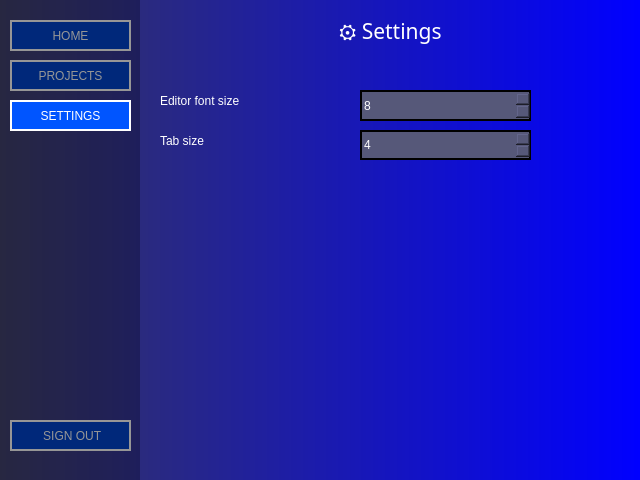
<?xml version="1.0" encoding="UTF-8"?>
<ui version="4.0">
 <class>MainWindow</class>
 <widget class="QMainWindow" name="MainWindow">
  <property name="geometry">
   <rect>
    <x>0</x>
    <y>0</y>
    <width>640</width>
    <height>480</height>
   </rect>
  </property>
  <property name="windowTitle">
   <string>Settings</string>
  </property>
  <property name="styleSheet">
   <string notr="true">background-color: qlineargradient(spread:pad, x1:0, y1:0, x2:1, y2:0, stop:0 rgba(54, 54, 90, 255), stop:1 rgba(0, 0, 255, 255));</string>
  </property>
  <widget class="QWidget" name="centralwidget">
   <widget class="QWidget" name="widget" native="true">
    <property name="geometry">
     <rect>
      <x>0</x>
      <y>0</y>
      <width>140</width>
      <height>480</height>
     </rect>
    </property>
    <property name="styleSheet">
     <string notr="true">background-color: rgba(0, 0, 0, 70);</string>
    </property>
    <widget class="QPushButton" name="homeButton">
     <property name="geometry">
      <rect>
       <x>10</x>
       <y>20</y>
       <width>121</width>
       <height>31</height>
      </rect>
     </property>
     <property name="cursor">
      <cursorShape>PointingHandCursor</cursorShape>
     </property>
     <property name="styleSheet">
      <string notr="true">QPushButton {
	background-color: rgb(0, 40, 122);
	color: rgb(150, 150, 150);
	font: 10pt &quot;JetBrains Mono NL&quot;;
	border: 2px solid rgb(150, 150, 150);
}
QPushButton:hover {
	background-color: rgb(85, 124, 188);
	color: rgb(0, 0, 0);
	border: 2px solid black;
}</string>
     </property>
     <property name="text">
      <string>HOME</string>
     </property>
     <property name="icon">
      <iconset>
       <normaloff>../Images/home.png</normaloff>../Images/home.png</iconset>
     </property>
     <property name="iconSize">
      <size>
       <width>14</width>
       <height>14</height>
      </size>
     </property>
    </widget>
    <widget class="QPushButton" name="projectsButton">
     <property name="geometry">
      <rect>
       <x>10</x>
       <y>60</y>
       <width>121</width>
       <height>31</height>
      </rect>
     </property>
     <property name="cursor">
      <cursorShape>PointingHandCursor</cursorShape>
     </property>
     <property name="styleSheet">
      <string notr="true">QPushButton {
	background-color: rgb(0, 40, 122);
	color: rgb(150, 150, 150);
	font: 10pt &quot;JetBrains Mono NL&quot;;
	border: 2px solid rgb(150, 150, 150);
}
QPushButton:hover {
	background-color: rgb(85, 124, 188);
	color: rgb(0, 0, 0);
	border: 2px solid black;
}</string>
     </property>
     <property name="text">
      <string>PROJECTS</string>
     </property>
     <property name="icon">
      <iconset>
       <normaloff>../Images/projects.png</normaloff>../Images/projects.png</iconset>
     </property>
     <property name="iconSize">
      <size>
       <width>14</width>
       <height>14</height>
      </size>
     </property>
    </widget>
    <widget class="QPushButton" name="settingsButton">
     <property name="geometry">
      <rect>
       <x>10</x>
       <y>100</y>
       <width>121</width>
       <height>31</height>
      </rect>
     </property>
     <property name="cursor">
      <cursorShape>ForbiddenCursor</cursorShape>
     </property>
     <property name="styleSheet">
      <string notr="true">QPushButton {
	background-color: rgb(0, 85, 255);
	color: rgb(255, 255, 255);
	font: 10pt &quot;JetBrains Mono NL&quot;;
	border: 2px solid white;
}
QPushButton:hover {
	background-color: rgb(85, 170, 255);
	color: rgb(0, 0, 0);
	border: 2px solid black;
}</string>
     </property>
     <property name="text">
      <string>SETTINGS</string>
     </property>
     <property name="icon">
      <iconset>
       <normaloff>../Images/settings.png</normaloff>../Images/settings.png</iconset>
     </property>
     <property name="iconSize">
      <size>
       <width>14</width>
       <height>14</height>
      </size>
     </property>
    </widget>
    <widget class="QPushButton" name="signOut">
     <property name="geometry">
      <rect>
       <x>10</x>
       <y>420</y>
       <width>121</width>
       <height>31</height>
      </rect>
     </property>
     <property name="cursor">
      <cursorShape>PointingHandCursor</cursorShape>
     </property>
     <property name="styleSheet">
      <string notr="true">QPushButton {
	background-color: rgb(0, 40, 122);
	color: rgb(150, 150, 150);
	font: 10pt &quot;JetBrains Mono NL&quot;;
	border: 2px solid rgb(150, 150, 150);
}
QPushButton:hover {
	background-color: rgb(85, 124, 188);
	color: rgb(0, 0, 0);
	border: 2px solid black;
}</string>
     </property>
     <property name="text">
      <string> SIGN OUT</string>
     </property>
     <property name="icon">
      <iconset>
       <normaloff>../Images/signout.png</normaloff>../Images/signout.png</iconset>
     </property>
     <property name="iconSize">
      <size>
       <width>14</width>
       <height>14</height>
      </size>
     </property>
    </widget>
   </widget>
   <widget class="QLabel" name="welcomeLabel">
    <property name="geometry">
     <rect>
      <x>150</x>
      <y>10</y>
      <width>481</width>
      <height>41</height>
     </rect>
    </property>
    <property name="font">
     <font>
      <family>JetBrains Mono ExtraBold</family>
      <pointsize>16</pointsize>
      <weight>10</weight>
      <italic>false</italic>
      <bold>false</bold>
     </font>
    </property>
    <property name="styleSheet">
     <string notr="true">background-color: rgba(0, 0, 0, 0);
font: 81 16pt &quot;JetBrains Mono ExtraBold&quot;;
color: white;</string>
    </property>
    <property name="text">
     <string>⚙ Settings</string>
    </property>
    <property name="alignment">
     <set>Qt::AlignCenter</set>
    </property>
   </widget>
   <widget class="QLabel" name="label">
    <property name="geometry">
     <rect>
      <x>160</x>
      <y>90</y>
      <width>171</width>
      <height>21</height>
     </rect>
    </property>
    <property name="styleSheet">
     <string notr="true">background-color: rgba(0, 0, 0, 0);
color: white;
font: 81 12pt &quot;JetBrains Mono ExtraBold&quot;;</string>
    </property>
    <property name="text">
     <string>Editor font size</string>
    </property>
   </widget>
   <widget class="QSpinBox" name="editorFontSize">
    <property name="geometry">
     <rect>
      <x>360</x>
      <y>90</y>
      <width>171</width>
      <height>31</height>
     </rect>
    </property>
    <property name="styleSheet">
     <string notr="true">background-color: rgb(86, 88, 121);
border: 2px solid black;
color: white;
font: 8pt &quot;JetBrains Mono&quot;;</string>
    </property>
    <property name="prefix">
     <string/>
    </property>
    <property name="minimum">
     <number>4</number>
    </property>
    <property name="maximum">
     <number>12</number>
    </property>
    <property name="value">
     <number>8</number>
    </property>
   </widget>
   <widget class="QLabel" name="label_2">
    <property name="geometry">
     <rect>
      <x>160</x>
      <y>130</y>
      <width>171</width>
      <height>21</height>
     </rect>
    </property>
    <property name="styleSheet">
     <string notr="true">background-color: rgba(0, 0, 0, 0);
color: white;
font: 81 12pt &quot;JetBrains Mono ExtraBold&quot;;</string>
    </property>
    <property name="text">
     <string>Tab size</string>
    </property>
   </widget>
   <widget class="QSpinBox" name="tabSize">
    <property name="geometry">
     <rect>
      <x>360</x>
      <y>130</y>
      <width>171</width>
      <height>30</height>
     </rect>
    </property>
    <property name="styleSheet">
     <string notr="true">background-color: rgb(86, 88, 121);
border: 2px solid black;
color: white;
font: 8pt &quot;JetBrains Mono&quot;;</string>
    </property>
    <property name="prefix">
     <string/>
    </property>
    <property name="minimum">
     <number>1</number>
    </property>
    <property name="maximum">
     <number>8</number>
    </property>
    <property name="value">
     <number>4</number>
    </property>
   </widget>
  </widget>
 </widget>
 <resources/>
 <connections/>
</ui>
